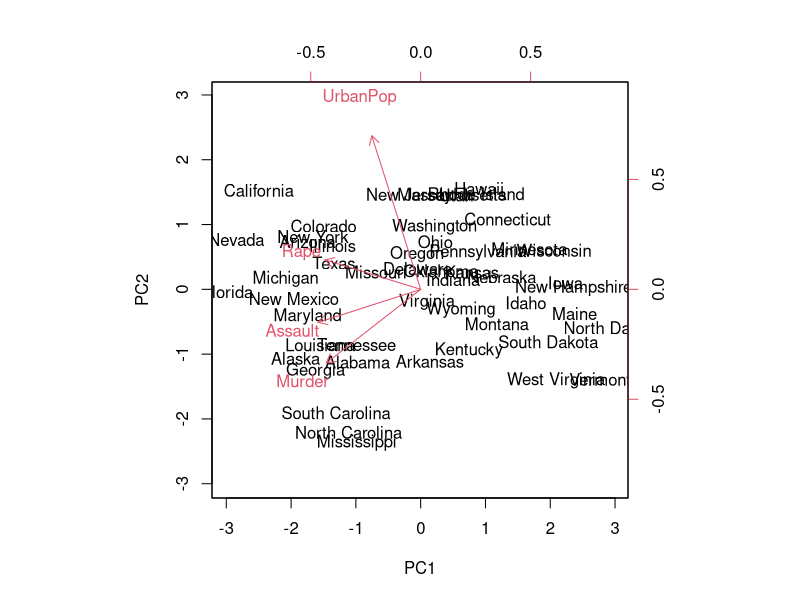
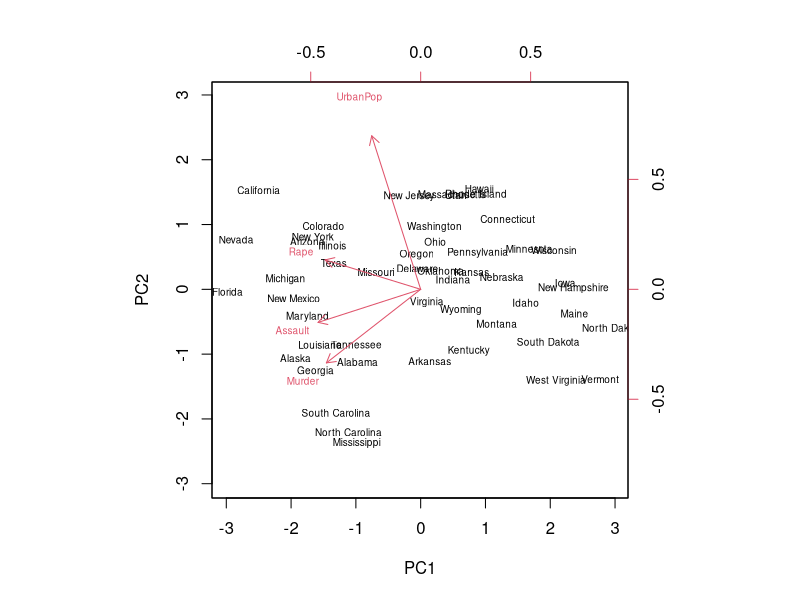
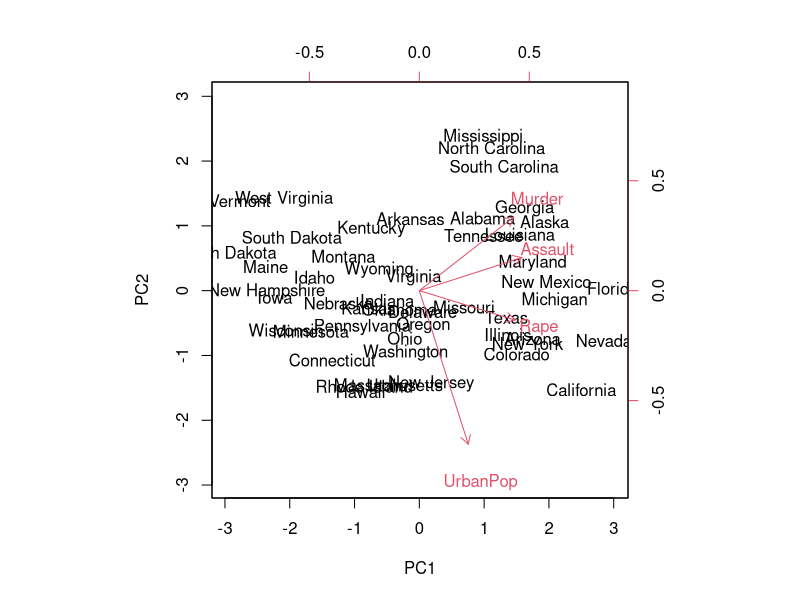
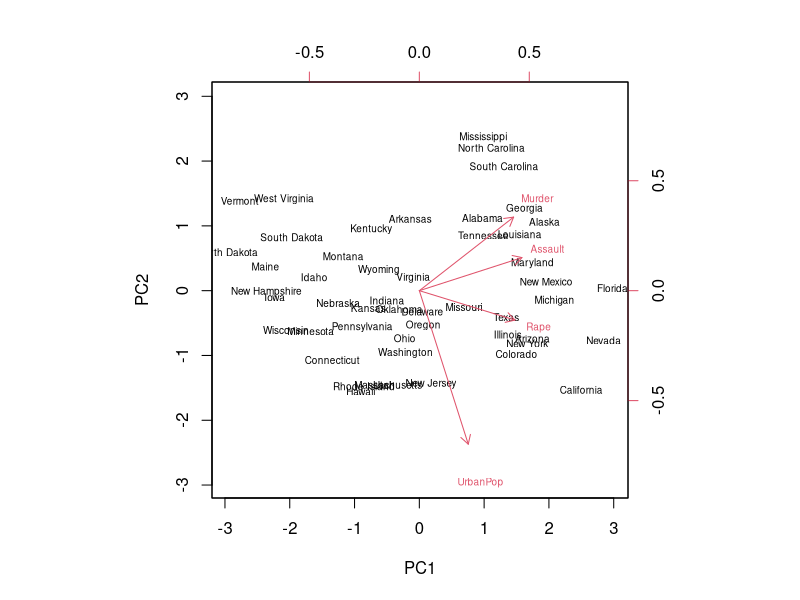
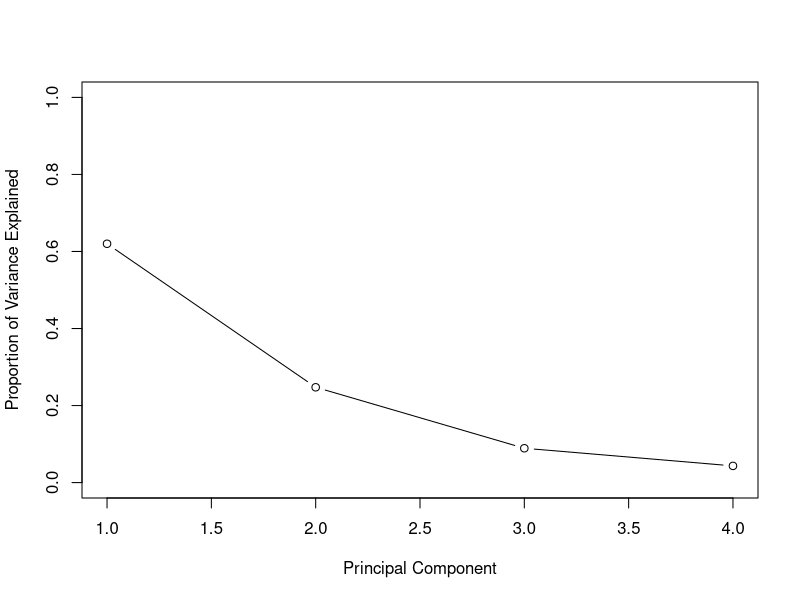
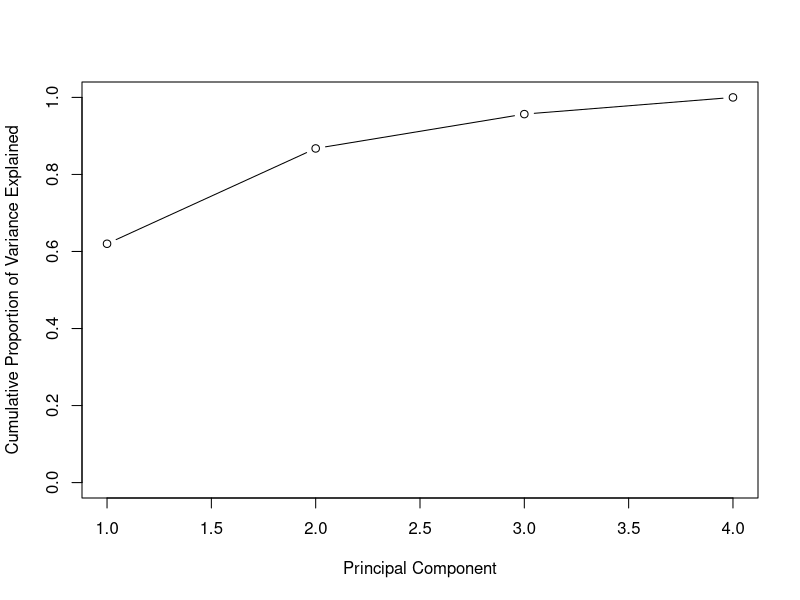
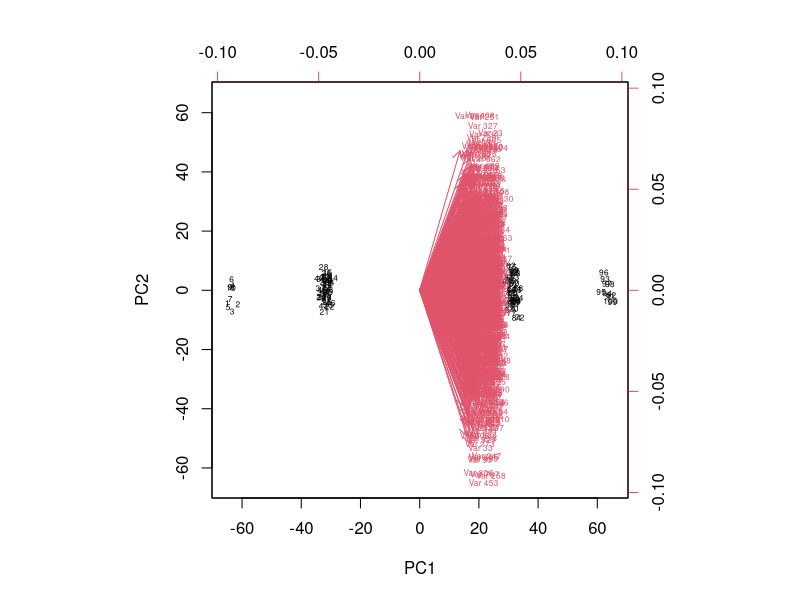
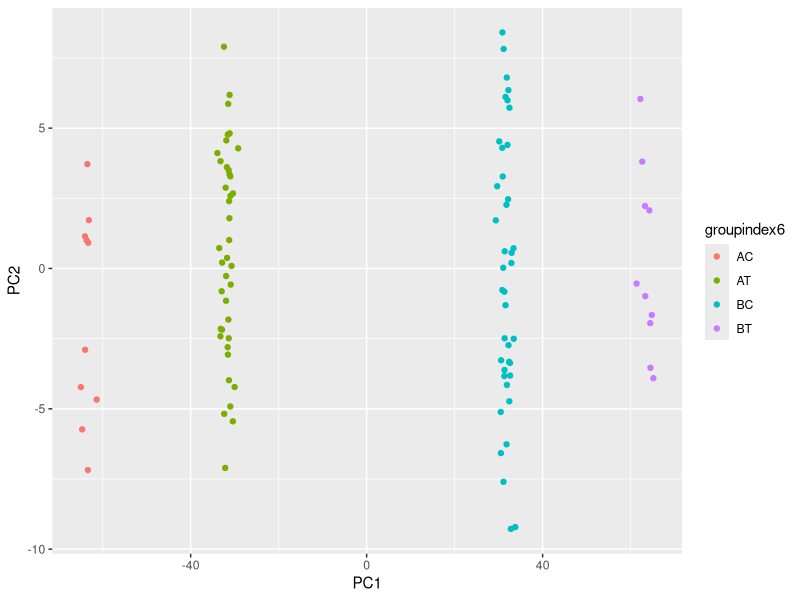

These charts were generated, in order, by the following R code:
## ---- chunk 1
states=row.names(USArrests)
states

names(USArrests)

dimnames(USArrests)

apply(USArrests, 2, mean)

apply(USArrests, 2, var)

pr.out=prcomp(USArrests, scale=TRUE)
pr.out
names(pr.out)

pr.out$center
pr.out$scale
pr.out$rotation

dim(pr.out$x)

biplot(pr.out, scale=0)
biplot(pr.out, scale=0, cex=0.6)

pr.out$rotation=-pr.out$rotation
pr.out$x=-pr.out$x
biplot(pr.out, scale=0)
biplot(pr.out, scale=0, cex=0.6)

pr.out$sdev

pr.var=pr.out$sdev^2
pr.var

pve=pr.var/sum(pr.var)
pve

plot(pve, xlab="Principal Component", ylab="Proportion of Variance Explained", ylim=c(0,1),type='b')
plot(cumsum(pve), xlab="Principal Component", ylab="Cumulative Proportion of Variance Explained", ylim=c(0,1),type='b')

a=c(1,2,8,-3)
cumsum(a)
## ---- chunk 2
set.seed(1)
AC = matrix(rnorm(10*1000,mean = 1),ncol = 1000)
AT = matrix(rnorm(40*1000,mean = 2),ncol = 1000)
BC = matrix(rnorm(40*1000,mean = 4),ncol = 1000)
BT = matrix(rnorm(10*1000,mean = 5),ncol = 1000)
dim(AC)
data6=rbind(AC,AT,BC,BT)
dim(data6)

groupindex6=c(rep("AC", 10), rep("AT", 40), rep("BC", 40), rep("BT", 10))
pca.out6 <- prcomp(data6)
summary(pca.out6)
biplot(pca.out6,scale = 0,cex=0.5)

names(pca.out6)
scorematrix6=as.data.frame(pca.out6$x)
dim(scorematrix6)

library(ggplot2)
ggplot(scorematrix6, aes(x=PC1, y=PC2, color=groupindex6)) + geom_point()

newAC= AC/1.5
newAT= AT/1.5
newBC= BC/4.5
newBT= BT/4.5

dim(newAC)
data6new=rbind(newAC,newAT,newBC,newBT)
dim(data6new)

pca.out6new <- prcomp(data6new)
summary(pca.out6new)
biplot(pca.out6new,scale = 0,cex=0.5)

names(pca.out6new)
scorematrix6new=as.data.frame(pca.out6new$x)
dim(scorematrix6new)
ggplot(scorematrix6new, aes(x=PC1, y=PC2, color=groupindex6)) + geom_point()

## ---- chunk 3
pr.out=prcomp(USArrests, scale=TRUE)
pr.out

pr.out$sdev

pr.var=pr.out$sdev^2
pr.var

pve=pr.var/sum(pr.var)
pve
## ---- chunk 4
pr.out=prcomp(USArrests, scale=TRUE)
pr.out

newUSArrests=scale(USArrests)
summary(USArrests)
summary(newUSArrests)

head(newUSArrests)
score=pr.out$rotation
score

newUSArrests.score=newUSArrests%*%score
head(newUSArrests.score)
  
e10.8up=apply(newUSArrests.score^2,2,sum)
e10.8low=sum(apply(newUSArrests^2,2,sum))
e10.8up/e10.8low

## ---- chunk 5
set.seed(1)
A = matrix(rnorm(1000,mean = 1),ncol = 50)
B = matrix(rnorm(1000,mean = 2),ncol = 50)
C = matrix(rnorm(1000,mean = 3),ncol = 50)
dim(C)
data10=rbind(A,B,C)
dim(data10)

## ---- chunk 6
groupindex=c(rep("A", 20), rep("B", 20), rep("C", 20))
pca.out <- prcomp(data10)
biplot(pca.out,scale = 0,cex=0.5)
names(pca.out)
scorematrix=as.data.frame(pca.out$x)
colnames(scorematrix)
library(ggplot2)
ggplot(scorematrix, aes(x=PC1, y=PC2, color=groupindex)) + geom_point()
